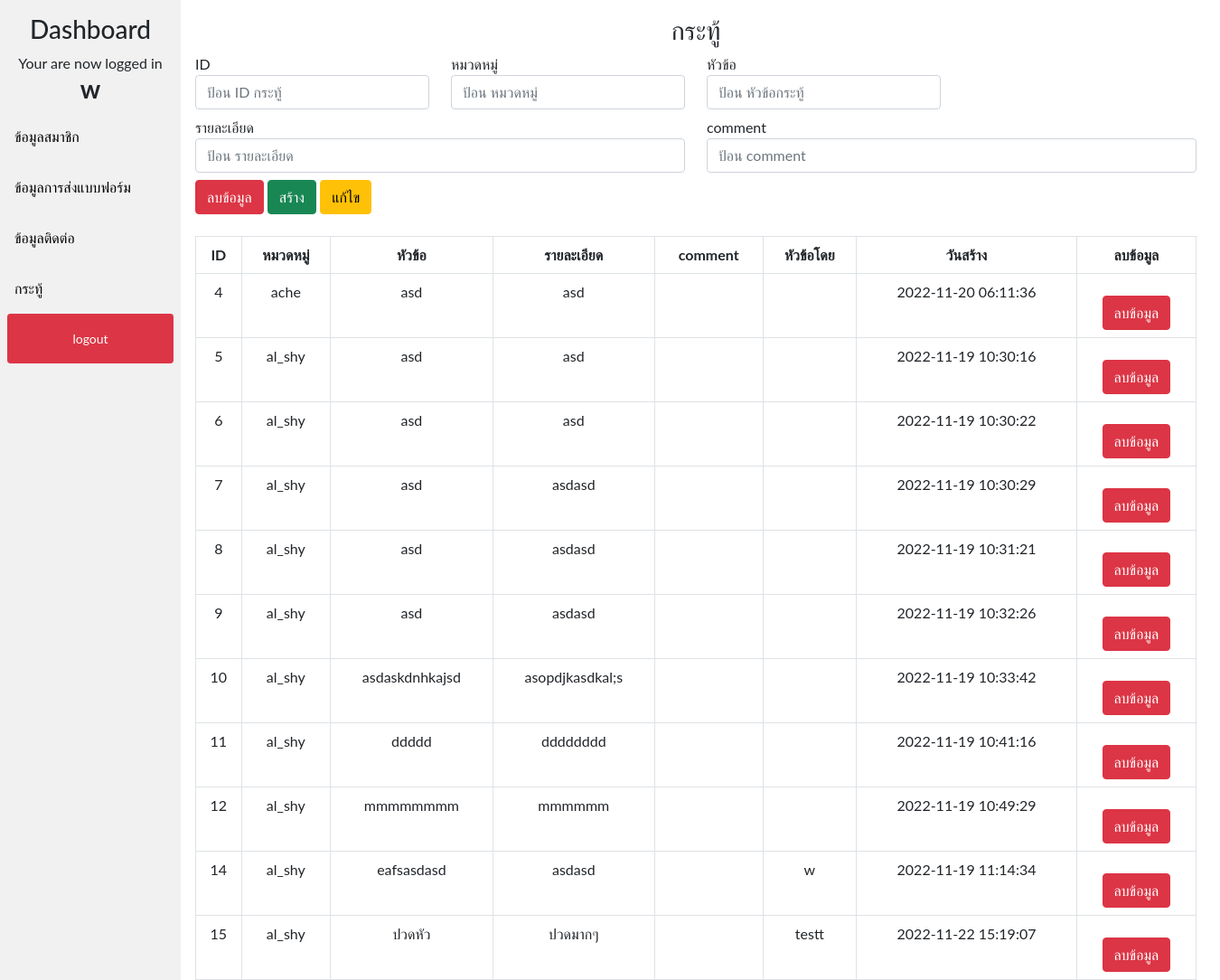
Screenshot of /admin_katoo.php (signed in) with the database file from the repository.
### tables this page shows
CREATE TABLE `tb_wb` (
  `id_wb` int(18) NOT NULL,
  `title_wb` varchar(100) NOT NULL,
  `text_wb` varchar(1000) NOT NULL,
  `wb_date` timestamp NOT NULL DEFAULT current_timestamp() ON UPDATE current_timestamp(),
  `categories` enum('al_shy','ache') NOT NULL,
  `name_wb` varchar(100) NOT NULL,
  `comment` varchar(1000) NOT NULL
);

### admin_katoo.php (the view, shortened to what this page needs)
<?php
include('sidemenu.php');
include('server.php');
$sql = "SELECT * FROM tb_wb";
$result = mysqli_query($con, $sql);
?>
<html lang="en">
<body>
        <div class="content container">
            <p class="h3 text-center mt-3">กระทู้</p>
            <form action="p_katoo_db.php" method="post">
            <div class="row">
                <div class="col">
                    <label for="id">ID</label>
                    <input type="number" name="id_katoo" placeholder="ป้อน ID กระทู้" onfocus="this.value=''" class="form-control">
                </div>
                <div class="col ">
                    <label for="category">หมวดหมู่</label>
                    <input type="text" name="category" placeholder="ป้อน หมวดหมู่" onfocus="this.value=''" class="form-control">
                </div>
                <div class="col ">
                    <label for="title">หัวข้อ</label>
                    <input type="text" name="title" placeholder="ป้อน หัวข้อกระทู้" onfocus="this.value=''" class="form-control">
                </div>
                <div class="col">
                </div>
            </div>
            <div class="row">
                <div class="col mt-2 ">
                    <label for="text">รายละเอียด</label>
                    <input type="text" name="text" placeholder="ป้อน รายละเอียด" onfocus="this.value=''" class="form-control">
                </div>
                <div class="col mt-2 ">
                    <label for="comment">comment</label>
                    <input type="text" name="comment" placeholder="ป้อน comment" onfocus="this.value=''" class="form-control">
                </div>
            </div>
            <input type="submit" name="delete" value="ลบข้อมูล" class="btn btn-danger my-2">
            <input type="submit" name="create" value="สร้าง" class="btn btn-success my-2">
            <input type="submit" name="update" value="แก้ไข" class="btn btn-warning my-2">
            </form>
            <table class="table table-bordered mt-3 text-center">
                <thead>
                    <tr>
                        <th scope="col">ID</th>
                        <th scope="col">หมวดหมู่</th>
                        <th scope="col">หัวข้อ</th>
                        <th scope="col">รายละเอียด</th>
                        <th scope="col">comment</th>
                        <th scope="col">หัวข้อโดย</th>
                        <th scope="col">วันสร้าง</th>
                        <th scope="col">ลบข้อมูล</th>
                    </tr>
                </thead>
                <tbody>
                <?php while ($row = mysqli_fetch_assoc($result)) { ?>
                    <tr>
                        <td><?php echo $row["id_wb"]; ?></td>
                        <td><?php echo $row["categories"]; ?></td>
                        <td><?php echo $row["title_wb"]; ?></td>
                        <td><?php echo $row["text_wb"]; ?></td>
                        <td><?php echo $row["comment"]; ?></td>
                        <td><?php echo $row["name_wb"]; ?></td>
                        <td><?php echo $row["wb_date"]; ?></td>
                        <td>
                            <a href="p_katoo_db.php?idm=<?php echo $row["id_wb"]; ?>" class="btn btn-danger mt-3">ลบข้อมูล</a>
                        </td>
                    </tr>
                    <?php } ?>
                </tbody>
            </table>
        </div>
</body>

### sidemenu.php (style rules this page uses)
body { margin: 0; font-family: "Lato", sans-serif; }
div.content { margin-left: 200px; padding: 1px 16px; height: 1000px; }

### rows the page displays
tb_wb: id_wb "4", categories "ache", title_wb "asd", text_wb "asd", wb_date "2022-11-20 06:11:36"
tb_wb: id_wb "5", categories "al_shy", title_wb "asd", text_wb "asd", wb_date "2022-11-19 10:30:16"
tb_wb: id_wb "6", categories "al_shy", title_wb "asd", text_wb "asd", wb_date "2022-11-19 10:30:22"
tb_wb: id_wb "7", categories "al_shy", title_wb "asd", text_wb "asdasd", wb_date "2022-11-19 10:30:29"
tb_wb: id_wb "8", categories "al_shy", title_wb "asd", text_wb "asdasd", wb_date "2022-11-19 10:31:21"
tb_wb: id_wb "9", categories "al_shy", title_wb "asd", text_wb "asdasd", wb_date "2022-11-19 10:32:26"
tb_wb: id_wb "10", categories "al_shy", title_wb "asdaskdnhkajsd", text_wb "asopdjkasdkal;s", wb_date "2022-11-19 10:33:42"
tb_wb: id_wb "11", categories "al_shy", title_wb "ddddd", text_wb "dddddddd", wb_date "2022-11-19 10:41:16"
tb_wb: id_wb "12", categories "al_shy", title_wb "mmmmmmmm", text_wb "mmmmmm", wb_date "2022-11-19 10:49:29"
tb_wb: id_wb "14", categories "al_shy", title_wb "eafsasdasd", text_wb "asdasd", name_wb "w", wb_date "2022-11-19 11:14:34"
tb_wb: id_wb "15", categories "al_shy", title_wb "ปวดหัว", text_wb "ปวดมากๆ", name_wb "testt", wb_date "2022-11-22 15:19:07"

### other values shown
$_SESSION['success'] "Your are now logged in"
$_SESSION['username'] "w"
